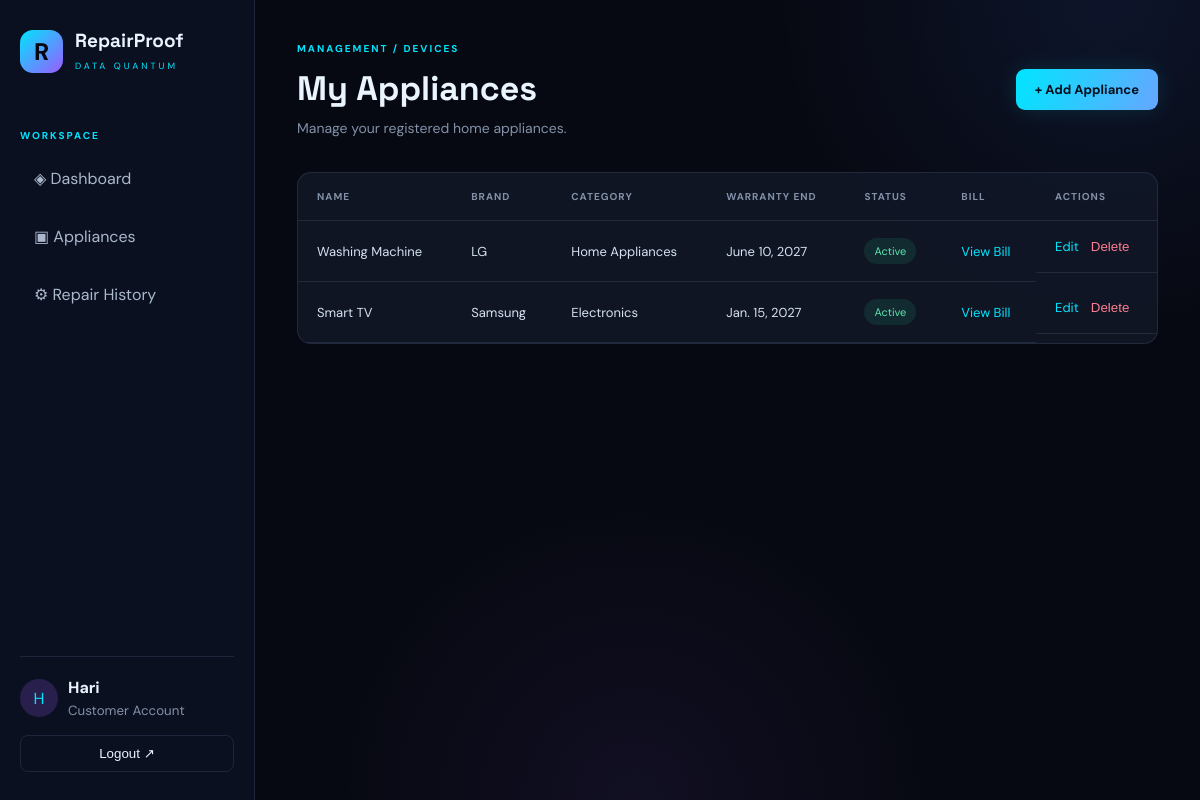
The app's page /appliances/ (signed in) with its own data.
### tracker/models.py (models this page shows, shortened)
class Appliance(models.Model):
    CATEGORY_CHOICES = [
        ('Electronics', 'Electronics'),
        ('Kitchen', 'Kitchen'),
        ('Home Appliances', 'Home Appliances'),
        ('Other', 'Other'),
    ]
    owner = models.ForeignKey(
        User,
        on_delete=models.CASCADE,
        related_name='appliances'
    )
    name = models.CharField(max_length=100)
    brand = models.CharField(max_length=100)
    model_number = models.CharField(max_length=100, blank=True)
    category = models.CharField(
        max_length=50,
        choices=CATEGORY_CHOICES
    )
    purchase_date = models.DateField()
    warranty_months = models.PositiveIntegerField(default=12)
    price = models.DecimalField(
        max_digits=10,
        decimal_places=2,
        default=0
    )
    bill = models.FileField(
        upload_to='bills/',
        blank=True,
        null=True
    )
    notes = models.TextField(blank=True)
    created_at = models.DateTimeField(auto_now_add=True)
    @property
    def warranty_end(self):
        return add_months(
            self.purchase_date,
            self.warranty_months
        )
    @property
    def warranty_status(self):
        today = date.today()
        end_date = self.warranty_end
        if end_date < today:
            return 'Expired'
        if (end_date - today).days <= 30:
            return 'Expiring Soon'
        return 'Active'

### tracker/views.py (the view)
# urls.py: path('appliances/', views.appliance_list, name='appliances'),
@login_required
def appliance_list(request):
    appliances = Appliance.objects.filter(
        owner=request.user
    ).order_by('-created_at')
    return render(
        request,
        'tracker/appliances.html',
        {'appliances': appliances}
    )

### tracker/models.py (called while the page is built)
def add_months(start_date, months):
    month = start_date.month - 1 + months
    year = start_date.year + month // 12
    month = month % 12 + 1
    day = min(
        start_date.day,
        calendar.monthrange(year, month)[1]
    )
    return date(year, month, day)

### tracker/templates/tracker/appliances.html (shortened to what this page needs)
{% extends 'tracker/base.html' %}
{% block content %}
<div class="topbar">
    <div>
        <p class="eyebrow">MANAGEMENT / DEVICES</p>
        <h1>My Appliances</h1>
        <p class="subheading">Manage your registered home appliances.</p>
    </div>
    <a href="{% url 'add_appliance' %}" class="primary-btn">
        + Add Appliance
    </a>
</div>
<div class="table-container">
    <table>
        <thead>
            <tr>
                <th>Name</th>
                <th>Brand</th>
                <th>Category</th>
                <th>Warranty End</th>
                <th>Status</th>
                <th>Bill</th>
                <th>Actions</th>
            </tr>
        </thead>
        <tbody>
            {% for appliance in appliances %}
            <tr>
                <td>{{ appliance.name }}</td>
                <td>{{ appliance.brand }}</td>
                <td>{{ appliance.category }}</td>
                <td>{{ appliance.warranty_end }}</td>
                <td>
                    <span class="status {{ appliance.warranty_status|slugify }}">
                        {{ appliance.warranty_status }}
                    </span>
                </td>
                <td>
                    {% if appliance.bill %}
                        <a href="{{ appliance.bill.url }}" target="_blank">View Bill</a>
                    {% else %}
                        —
                    {% endif %}
                </td>
                <td class="actions">
                    <a href="{% url 'edit_appliance' appliance.pk %}">Edit</a>
                    <form method="post"
                          action="{% url 'delete_appliance' appliance.pk %}"
                          onsubmit="return confirm('Delete this appliance?');">
                        <button type="submit" class="delete-btn">Delete</button>
                    </form>
                </td>
            </tr>
            {% empty %}
            <tr>
                <td colspan="7" class="empty-state">
                    No appliances found. Add your first appliance.
                </td>
            </tr>
            {% endfor %}
        </tbody>
    </table>
</div>
{% endblock %}

### tracker/templates/tracker/base.html (shortened to what this page needs)
{% load static %}
<!DOCTYPE html>
<html lang="en">
<head>
    <link rel="stylesheet" href="{% static 'tracker/css/style.css' %}">
</head>
<body>
<div class="app-layout">
    {% if user.is_authenticated %}
    <aside class="sidebar">
        <div class="brand">
            <span class="brand-icon">R</span>
            <div>
                <h2>RepairProof</h2>
                <small>DATA QUANTUM</small>
            </div>
        </div>
        <p class="menu-label">WORKSPACE</p>
        <nav>
            <a href="{% url 'dashboard' %}">◈ Dashboard</a>
            <a href="{% url 'appliances' %}">▣ Appliances</a>
            <a href="{% url 'repairs' %}">⚙ Repair History</a>
        </nav>
        <div class="sidebar-bottom">
            <div class="user-info">
                <div class="avatar">{{ user.username|first|upper }}</div>
                <div>
                    <strong>{{ user.username }}</strong>
                    <small>Customer Account</small>
                </div>
            </div>
            <form method="post" action="{% url 'logout' %}">
                <button class="logout-btn" type="submit">Logout ↗</button>
            </form>
        </div>
    </aside>
    {% endif %}
    <main class="main-content">
        {% block content %}
        {% endblock %}
    </main>
</div>
</body>
</html>

### tracker/static/tracker/css/style.css (style rules this page uses)
:root { --bg: #070912; --panel: #111827; --panel-light: #172235; --cyan: #00e5ff; --violet: #9b5cff; --blue: #477bff; --white: #eaf4ff; --muted: #8291a8; --border: rgba(142, 170, 210, 0.14); }
* { margin: 0; padding: 0; box-sizing: border-box; }
body { background: var(--bg); color: var(--white); font-family: 'DM Sans', sans-serif; min-height: 100vh; }
a { color: var(--cyan); text-decoration: none; }
.app-layout { display: flex; min-height: 100vh; }
.sidebar { width: 255px; background: #0b1020; border-right: 1px solid var(--border); padding: 28px 20px; display: flex; flex-direction: column; flex-shrink: 0; }
.brand { display: flex; align-items: center; gap: 12px; margin-bottom: 55px; }
.brand-icon { width: 43px; height: 43px; display: grid; place-items: center; border-radius: 13px; background: linear-gradient(135deg, var(--cyan), var(--violet)); color: #070912; font-size: 24px; font-weight: 800; }
.brand h2 { font-family: 'Space Grotesk', sans-serif; font-size: 19px; }
.brand small { color: var(--cyan); font-size: 9px; letter-spacing: 3px; }
.menu-label, .eyebrow { color: var(--cyan); font-size: 10px; font-weight: 700; letter-spacing: 2px; margin-bottom: 12px; }
.sidebar nav { display: grid; gap: 9px; }
.sidebar nav a { color: #aab8cc; padding: 14px; border-radius: 10px; transition: 0.25s; }
.sidebar-bottom { margin-top: auto; border-top: 1px solid var(--border); padding-top: 20px; }
.user-info { display: flex; align-items: center; gap: 10px; margin-bottom: 16px; }
.avatar { width: 38px; height: 38px; display: grid; place-items: center; background: rgba(155, 92, 255, 0.2); color: var(--cyan); border-radius: 50%; }
.user-info small { display: block; color: var(--muted); margin-top: 4px; }
.logout-btn { background: transparent; border: 1px solid var(--border); color: var(--white); width: 100%; padding: 10px; border-radius: 8px; cursor: pointer; }
.main-content { flex: 1; padding: 42px; min-width: 0; background: radial-gradient(circle at 90% 0%, rgba(71, 123, 255, 0.10), transparent 28%), radial-gradient(circle at 40% 100%, rgba(155, 92, 255, 0.07), transparent 30%), var(--bg); }
.topbar { display: flex; align-items: center; justify-content: space-between; gap: 20px; margin-bottom: 35px; }
h1, h2 { font-family: 'Space Grotesk', sans-serif; }
h1 { font-size: clamp(26px, 4vw, 34px); margin-bottom: 9px; }
.subheading { color: var(--muted); font-size: 14px; }
.primary-btn, .secondary-btn { display: inline-flex; justify-content: center; align-items: center; padding: 12px 19px; border-radius: 9px; border: 0; cursor: pointer; font-weight: 700; font-size: 13px; transition: 0.25s; }
.primary-btn { background: linear-gradient(110deg, var(--cyan), #65a7ff); color: #07101c; box-shadow: 0 0 22px rgba(0, 229, 255, 0.13); }
.table-container { overflow-x: auto; border: 1px solid var(--border); border-radius: 14px; background: rgba(17, 24, 39, 0.85); margin-bottom: 30px; }
table { width: 100%; border-collapse: collapse; min-width: 650px; }
th, td { padding: 17px 19px; text-align: left; border-bottom: 1px solid var(--border); font-size: 13px; }
th { color: var(--muted); font-size: 10px; letter-spacing: 1px; text-transform: uppercase; }
td { color: #d6e2f2; }
.status { display: inline-block; padding: 6px 10px; border-radius: 20px; font-size: 11px; }
.status.active { color: #5ce4ae; background: rgba(40, 200, 140, 0.12); }
.actions { display: flex; align-items: center; gap: 12px; }
.actions form { display: inline; }
.delete-btn { background: transparent; border: 0; color: #ff7e91; cursor: pointer; }

### records on screen
Appliance: name "Washing Machine", brand "LG", category "Home Appliances", warranty_end "June 10, 2027", warranty_status "Active"
Appliance: name "Smart TV", brand "Samsung", category "Electronics", warranty_end "Jan. 15, 2027", warranty_status "Active"

### other values on screen
{{ user.username|first|upper }} "H"
{{ user.username }} "Hari"
